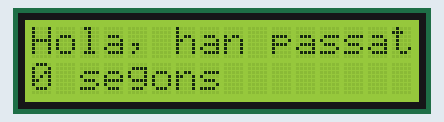
The sketch below on a simulated Arduino Uno, built with avr-gcc and run on an emulated ATmega328P. On the bench: 16×2 character LCD.

Above: at 0.1 s.
At 4.1 s:
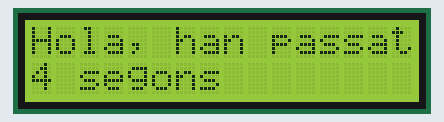
At 9.1 s:
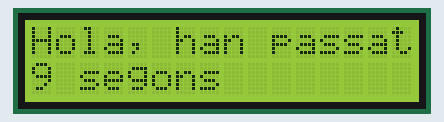
At 19.1 s:
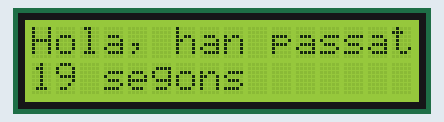
At 29.1 s:
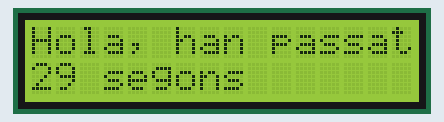
At 39.1 s:
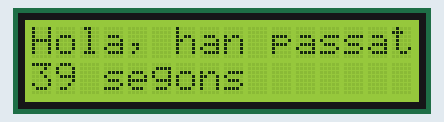

Measured:
- what the display in image 1 shows lasts 1.0 s, from 4.0 s to 5.0 s

The sketch:

Pantalla_LCD.ino
```cpp
#include <LiquidCrystal.h>

LiquidCrystal lcd(7,6,5,4,3,2);

void setup() {
  // Inicialitzem la pantalla amb les mides 16x2
  lcd.begin(16, 2);
}

void loop() {
  lcd.setCursor(0,0);              // Situem el cursor a l'inici de la primera línia (0,0)
  lcd.print("Hola, han passat");   // Escrivim per pantalla
  lcd.setCursor(0,1);              // Situem el cursor a la segona línia (0,1)
  lcd.print(millis() / 1000);      // Mostrem els segons d'execució
  lcd.print(" segons");
}
```
